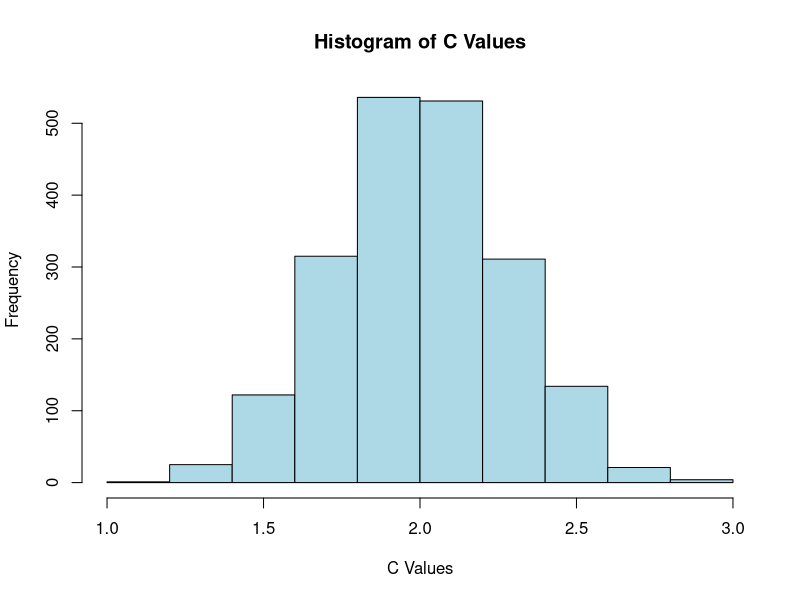

Source code (R):
## ---- chunk 1
library(gtools)
library(MASS)

df1 <- read.csv("Body_masses.csv")

df1$Body.mass <- log(df1$Body.mass)

results_df <- data.frame()

num_permutations <- 2000

for (i in 1:num_permutations) {
  
  perms <- sample(df1$Body.mass, length(df1$Body.mass), replace = FALSE)
  
  results_df <- rbind(results_df, data.frame(Permutation = i, Body.mass = perms))
}


calculate_sum_squared_differences <- function(vector) {
  squared_differences <- (vector[-1] - vector[-length(vector)])^2
  sum_squared_differences <- sum(squared_differences)
  mean_value <- mean(vector)
  differences <- vector - mean_value
  sum_of_differences <- sum((differences)^{2})
  c_value <- sum_squared_differences / sum_of_differences
  return(c_value)
}

c_value_df <- data.frame(Result = numeric(0))

for (i in 1:num_permutations) {
  perm_values <- results_df$Body.mass[results_df$Permutation == i]
  result <- calculate_sum_squared_differences(perm_values)
  c_value_df <- rbind(c_value_df, data.frame(Result = result))
}


# fitting a normal distribution to my results
fit <- fitdistr(c_value_df$Result, densfun = "normal")
mean_estimate <- fit$estimate["mean"]
sd_estimate <- fit$estimate["sd"]

# I thought it was normal now 
hist(c_value_df$Result, main = "Histogram of C Values", xlab = "C Values", ylab = "Frequency", col = "lightblue", border = "black")



## ---- chunk 2
library(ape)
library(igraph)
library(purrr)

# Begin by getting the edge matrix
original_tree <- read.tree(text = "((A, B), (C, D));")
edges <- original_tree$edge

# function that gives us the adjacency matrix from our original edge 
create_adjacency_matrix <- function(edges) {
  # Find the number of nodes, to get the size of our matrix
  nodes <- unique(as.vector(edges))
  num_nodes <- length(nodes)

  # Create an empty adjacency matrix
  adj_matrix <- matrix(0, nrow = num_nodes, ncol = num_nodes)

  # Recursively populate 
  for (i in 1:nrow(edges)) {
    #we look at the edge matrix and the right column are the from_nodes
    from_node <- edges[i, 1]
    #left columns
    to_node <- edges[i, 2]

    if (from_node %in% nodes) {
  #storing the first to_node as the right child, defined as 1
      adj_matrix[from_node, to_node] <- 1 
  #we remove from_node from the list
      nodes <- nodes[nodes != from_node]
    } else {
  #if it appears again then we assign the remaining child to the left, defined as 2
      adj_matrix[from_node, to_node] <- 2  
    }
  }

  return(adj_matrix)
}

#We wish to find all combinations 
all_combinations <- function(adj_matrix, num) {
 #we have a function to find children later
 results <- find_children(adj_matrix, num)
 left_child <- results$left
 right_child <- results$right

 #first we take the case that there are no kids, if none then we just return a copy of what we have
  if (left_child == -1) {
    copy_adj_matrix <- adj_matrix
    return(copy_adj_matrix)
  } else {
    # Recursively taking the combinations of the left tree
    left_1_copy_adj_matrix <- adj_matrix
    left_1 <- all_combinations(left_1_copy_adj_matrix, left_child)
    
    # Recursively taking the combinations of the right tree
    right_1_copy_adj_matrix <- adj_matrix
    right_1 <- all_combinations(right_1_copy_adj_matrix, right_child)
    
    
    # Swap left and right
    adj_matrix[num, left_child] <- 1
    adj_matrix[num, right_child] <- 2
    print(adj_matrix)
    
    #now switching the placement of the left tree with the right tree
    left_2_copy_adj_matrix <- adj_matrix
    left_2 <- all_combinations(left_2_copy_adj_matrix, right_child)
    
    # Swap left and right
    adj_matrix[num, left_child] <- 1
    adj_matrix[num, right_child] <- 2 
    #now switching the placement of the left right with the left tree
    right_2_copy_adj_matrix <- adj_matrix
    right_2 <- all_combinations(right_2_copy_adj_matrix, left_child)
    
    return(list(left_1, left_2, right_1, right_2))
    
  }
}

find_children <- function(adj_matrix, node) {
  children_right <- which(adj_matrix[node,] == 1)  # Right child
  children_left <- which(adj_matrix[node,] == 2)  # Left child

  
  if (identical(children_right, integer(0))) {
    result <- list(right = -1, left = -1)
  } else {
    result <- list(right = children_right, left = children_left)
  }
  

  return(result)
}



adj_matrix <- create_adjacency_matrix(edges)
print(adj_matrix)
result <- all_combinations(adj_matrix, 5)

# Function to get the last matrix in each sublist
get_last_matrix <- function(lst) {
  lapply(lst, function(x) {
    if (is.list(x)) {
      get_last_matrix(head(x, n = 1))
      get_last_matrix(head(x, n = 2))
    } else {
      x
    }
  })
}
# Apply the function to your list
unique_matrices <- get_last_matrix(result)

get_edge_matrix <- function(adj_matrix) {
  num_nodes <- nrow(adj_matrix)
  edge_matrix <- matrix(NA, ncol = 2, nrow = 0)

  # Helper function for recursive exploration
  explore_children <- function(parent, root) {
    children <- which(adj_matrix[parent, ] != 0)
    right_children <- children[adj_matrix[parent, children] == 1]
    left_children <- children[adj_matrix[parent, children] == 2]
    
    # First, add right children
    for (child in right_children) {
      edge <- c(parent, child)
      edge_matrix <<- rbind(edge_matrix, edge)
      
      # Recursively explore children
      explore_children(child, root)
    }

    # Then, add left children
    for (child in left_children) {
      edge <- c(parent, child)
      edge_matrix <<- rbind(edge_matrix, edge)
      
      # Recursively explore children
      explore_children(child, root)
    }
  }

  # Iterate through nodes to find roots and start exploration
  for (node in 1:num_nodes) {
    if (sum(adj_matrix[, node] != 0) == 0) {
      # Node is a root, start exploration
      explore_children(node, node)
    }
  }

  return(edge_matrix)
}
print(unique_matrices)
## ---- chunk 3
library(ape)
library(phangorn)
library(gtools)

original_tree <- read.tree(text = "((A, B), (C, D));")
num_tips <- length(original_tree$tip.label)

# Define groups based on the original tree structure
groups <- list(c("A", "B"), c("C", "D"))

rooted_tree <- multi2di(original_tree)
original_labels <- original_tree$tip.label
tree_list <- list()

# I wanna permute along the groups now
for (i in seq_along(groups)) {
  group <- groups[[i]]
  
  # check if more than 2 perms if not just paste 
  if (length(group) >= 2) {
    permuted_tree <- rooted_tree
    permuted_tree$tip.label[group] <- original_labels[group][unlist(permutations(length(group), 2, group))]
    tree_list[[length(tree_list) + 1]] <- permuted_tree
  } else {
    tree_list[[length(tree_list) + 1]] <- rooted_tree
  }
}
# Why the NA's also, im expecting 4? 
print(tree_list)

## ---- chunk 4
library(ape)
library(phangorn)
library(gtools)

tree_string <- "((((((Odocoileus_hemionus,Odocoileus_virginianus),Rangifer_tarandus),Alces_alces),((Dama_dama,Cervus_canadensis))),Antilocapra_americana));"

tree <- read.tree(text = tree_string)

tree$edge
# I'm building the joint data outside of the csv file
tip_labels <- tree$tip.label
data_order <- c(Odocoileus_hemionus = 74, Odocoileus_virginianus = 57, Rangifer_tarandus = 100, Alces_alces = 384, Dama_dama = 55, Cervus_canadensis = 300, Antilocapra_americana = 50)

#have to find something that gives me the correct trees 

# adapted function from above 
calculate_c_value <- function(data_vector) {
  squared_differences <- (data_vector[-1] - data_vector[-length(data_vector)])^2
  sum_squared_differences <- sum(squared_differences)
  mean_value <- mean(data_vector)
  differences <- data_vector - mean_value
  sum_of_differences <- sum(differences^2)
  c_value <- sum_squared_differences / sum_of_differences
  return(c_value)
}

# getting all the c values 
#c_values <- sapply(data_vectors_list, calculate_c_value)

#average_c_value <- mean(c_values)
